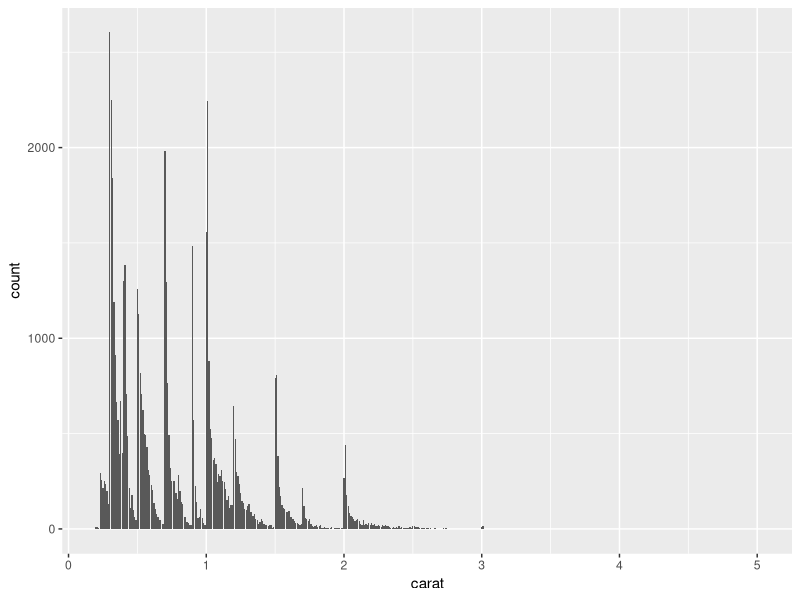
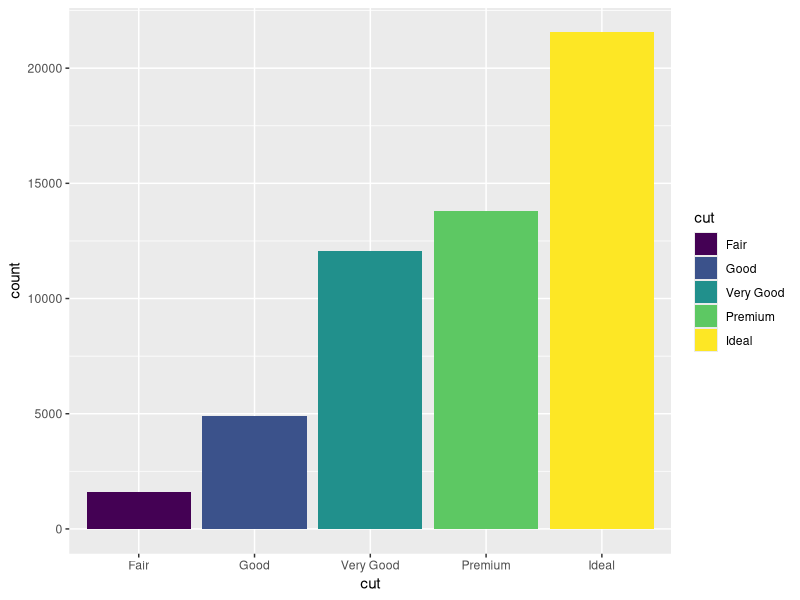
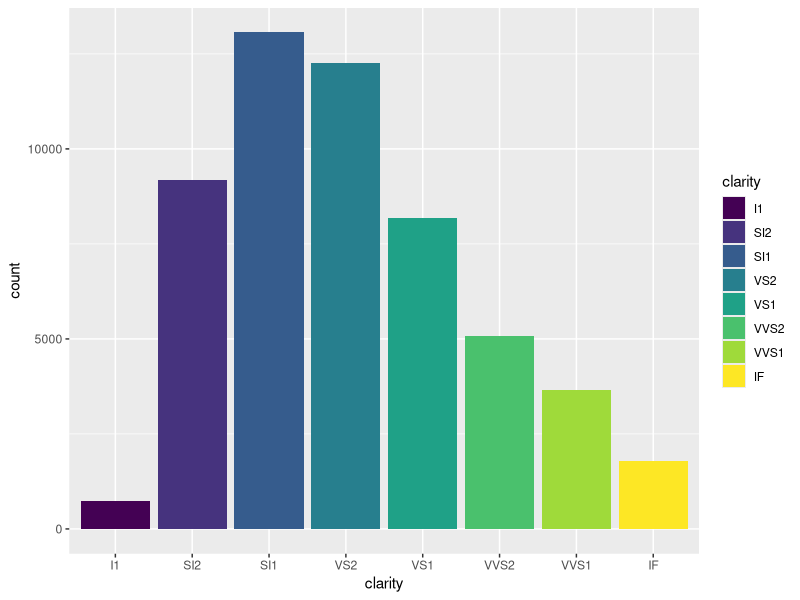
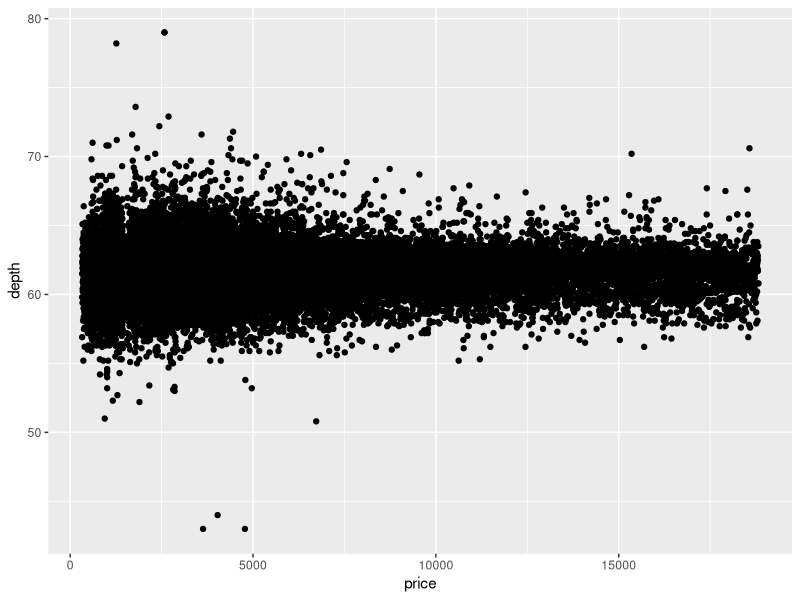
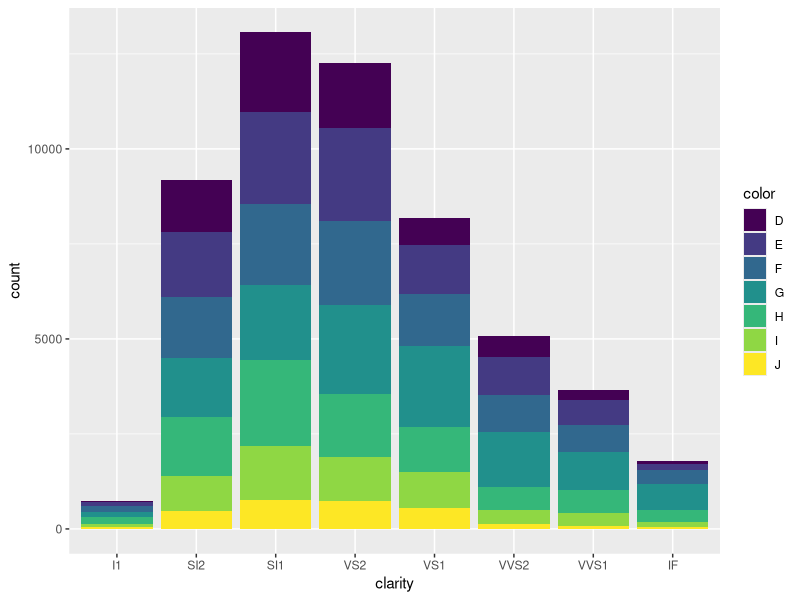
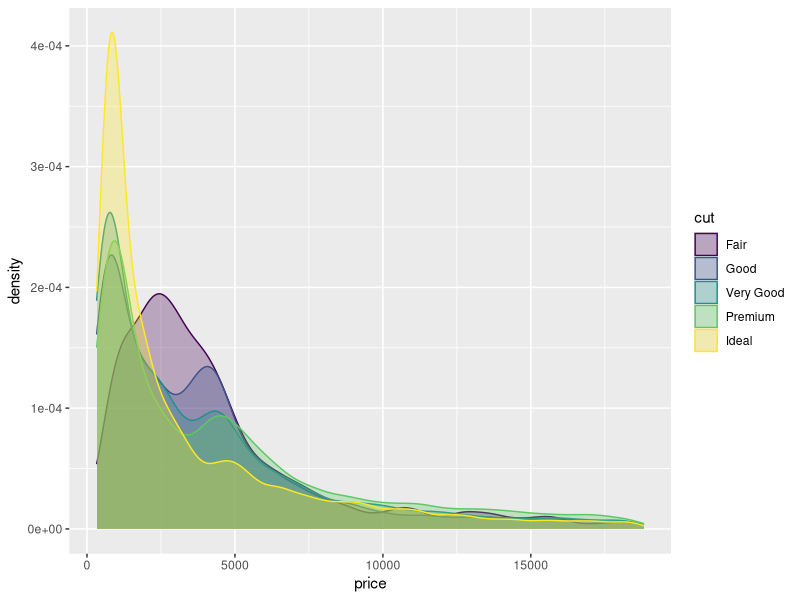
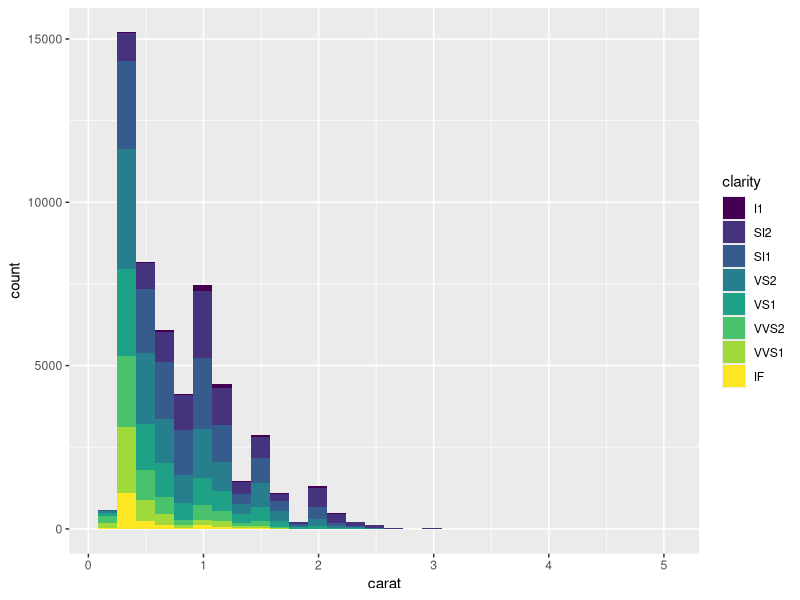
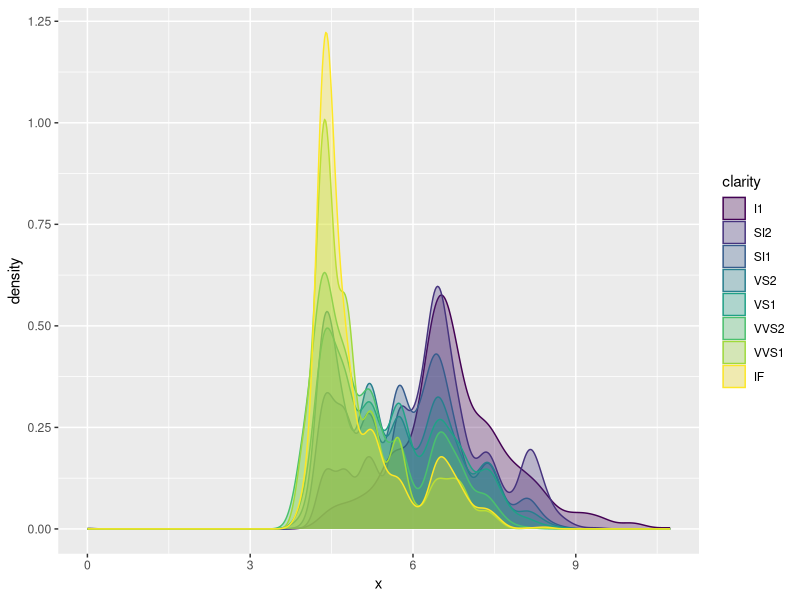

Reproduce these figures in R, in order.
## ---- chunk 1
knitr::opts_chunk$set(echo = TRUE)
library(tidyverse)

# Check for missing data
any(is.na(diamonds) == TRUE)
## ---- chunk 2
head(diamonds) # first six rows
## ---- chunk 3
tail(diamonds) # first six rows
## ---- chunk 4
diamonds %>% count(carat)
ggplot(diamonds) + geom_bar(aes(x = carat))
## ---- chunk 5
diamonds %>% count(cut)
ggplot(diamonds) + geom_bar(aes(x = cut, fill = cut))
## ---- chunk 6
diamonds %>% count(clarity)
ggplot(diamonds) + geom_bar(aes(x = clarity, fill = clarity))
## ---- chunk 7
cor(diamonds$price, diamonds$depth)
ggplot(diamonds) + geom_point(aes(x = price, y = depth))
## ---- chunk 8
ggplot(diamonds) + geom_bar(aes(x = clarity ,fill = color),position = "stack")
## ---- chunk 9
ggplot(diamonds) + geom_density(aes(x = price,color = cut, fill = cut), 
alpha = 0.3)
## ---- chunk 10
ggplot(diamonds) + geom_histogram(aes(x = carat, fill = clarity))
## ---- chunk 11
ggplot(diamonds) + geom_density(aes(x = x ,color = clarity, fill = clarity), 
alpha = 0.3)
## ---- chunk 12
ggplot(diamonds) + geom_histogram(aes(x = z, fill = cut))
